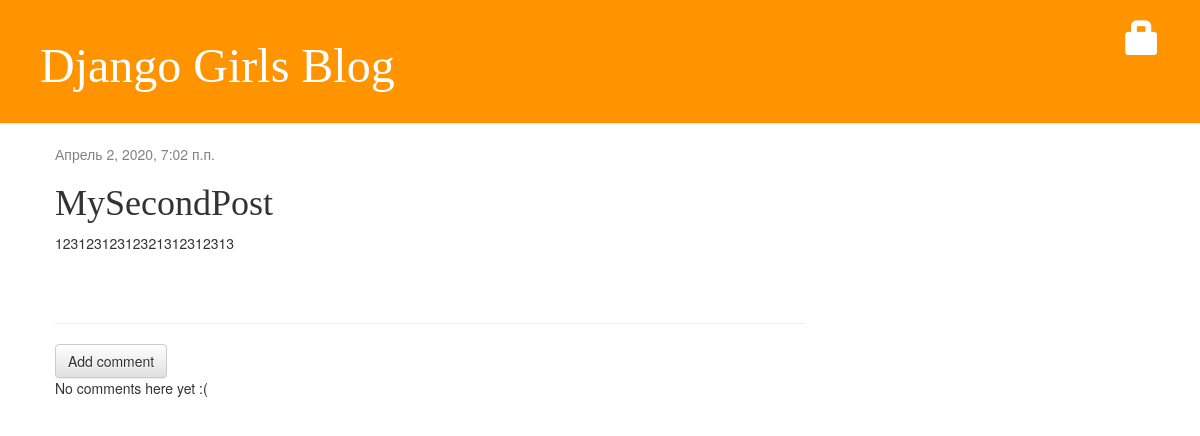
The app's page /post/2/ with its own data.
### blog/models.py (models this page shows, shortened)
class Post(models.Model):
    author = models.ForeignKey(settings.AUTH_USER_MODEL, on_delete=models.CASCADE)
    title = models.CharField(max_length=200)
    text = models.TextField()
    created_date = models.DateTimeField(default=timezone.now)
    published_date = models.DateTimeField(blank=True, null=True)

### blog/views.py (the view)
# urls.py: path('post/<int:pk>/', views.post_detail, name='post_detail'),
def post_detail(request, pk):
    post = get_object_or_404(Post, pk=pk)
    return render(request, 'blog/post_detail.html', {'post': post})

### blog/templates/blog/post_detail.html (shortened to what this page needs)
{% extends 'blog/base.html.html' %}
{% block content %}
    <div class="post">
            {% if post.published_date %}
                <div class="date">
                    {{ post.published_date }}
                </div>
            {% else %}
                <a class="btn btn-default" href="{% url 'post_publish' pk=post.pk %}">Publish</a>
            {% endif %}
        <h1>{{ post.title }}</h1>
        <p>{{ post.text|linebreaksbr }}</p>
    </div>
    <hr>
    <a class="btn btn-default" href="{% url 'add_comment_to_post' pk=post.pk %}">Add comment</a>
{% for comment in post.comments.all %}
    {% if user.is_authenticated or comment.approved_comment %}
    <div class="comment">
        <div class="date">
            {{ comment.created_date }}
        <a class="btn btn-default" href="{% url 'comment_remove' pk=comment.pk %}"><span class="glyphicon glyphicon-remove"></span></a>
            {% if not comment.approved_comment %}
                <a class="btn btn-default" href="{% url 'comment_remove' pk=comment.pk %}"><span class="glyphicon glyphicon-remove"></span></a>
                <a class="btn btn-default" href="{% url 'comment_approve' pk=comment.pk %}"><span class="glyphicon glyphicon-ok"></span></a>
            {% endif %}
        </div>
        <strong>{{ comment.author }}</strong>
        <p>{{ comment.text|linebreaks }}</p>
    </div>
    {% endif %}
{% empty %}
    <p>No comments here yet :(</p>
{% endfor %}
{% endblock %}

### blog/static/css/blog.css (style rules this page uses)
h1, h2, h3, h4 { font-family: 'Lobster', cursive; }
.date { color: #828282; }
.post { margin-bottom: 70px; }

### records on screen
Post: published_date "Апрель 2, 2020, 7:02 п.п.", title "MySecondPost", text "12312312312321312312313"
